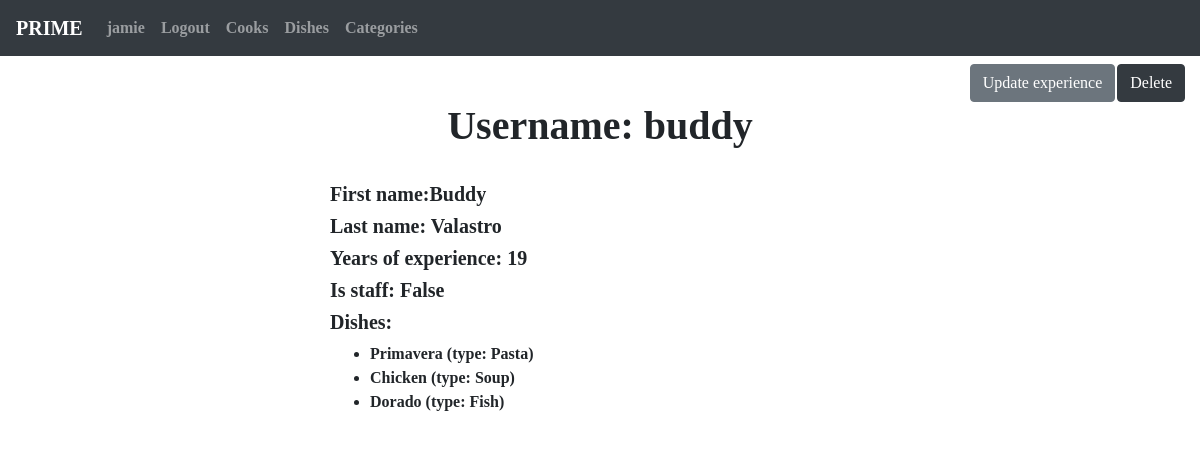
The app's page /cooks/7/ (signed in), older data.
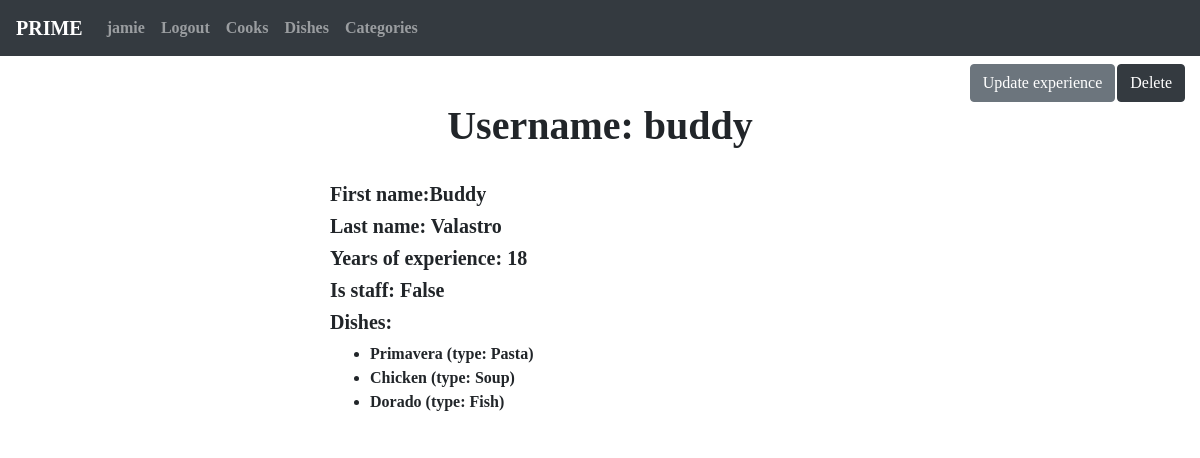
The same page, newer data.
### menu/models.py (models this page shows, shortened)
class Cook(AbstractUser):
    years_of_experience = models.IntegerField(null=True)
    def get_absolute_url(self):
        return reverse("menu:cook-detail", kwargs={"pk": self.pk})

### menu/views.py (the view)
class CookDetailView(LoginRequiredMixin, generic.DetailView):
    model = Cook
    queryset = Cook.objects.all().prefetch_related("dishes__cooks")

### templates/menu/cook_detail.html (shortened to what this page needs)
{% extends "base.html" %}
{% block content %}
  <div class="d-flex flex-row-reverse">
    <div class="pl-0 pt-1">
      <button type="button" class="btn btn-dark" data-toggle="modal" data-target="#deleteCook">
        Delete
      </button>
    </div>
    <div class="pl-0 pt-1">
      <a href="{% url 'menu:cook-update' pk=cook.id %}" class="btn btn-secondary link-to-page">
        Update experience
      </a>
    </div>
  </div>
  <h1 class="text-center font-weight-bolder">
    Username: {{ cook.username }}
  </h1>
  <br>
  <div class="container">
    <div class="row">
      <div class="col-md-6 offset-md-3">
        <h5 class="font-weight-bolder">
          <strong>First name:</strong>{{ cook.first_name }}
        </h5>
        <h5 class="font-weight-bolder">
          <strong>Last name:</strong> {{ cook.last_name }}
        </h5>
        <h5 class="font-weight-bolder">
          <strong>Years of experience:</strong> {{ cook.years_of_experience }}
        </h5>
        <h5 class="font-weight-bolder">
          <strong>Is staff:</strong> {{ cook.is_staff }}
        </h5>
        <h5 class="font-weight-bolder">
          <strong>Dishes:</strong>
        </h5>
          <ul>
            {% for dish in cook.dishes.all %}
              <li>
              <a>{{ dish.name }} (type: {{ dish.category.name }})</a>
              </li>
            {% empty %}
              <h5 class="font-weight-bolder">No dishes!</h5>
            {% endfor %}
          </ul>
      </div>
    </div>
  </div>
{% endblock %}

Row changes from the older to the newer data that the page shows:
changed Cook "buddy": years_of_experience "19" → "18"
